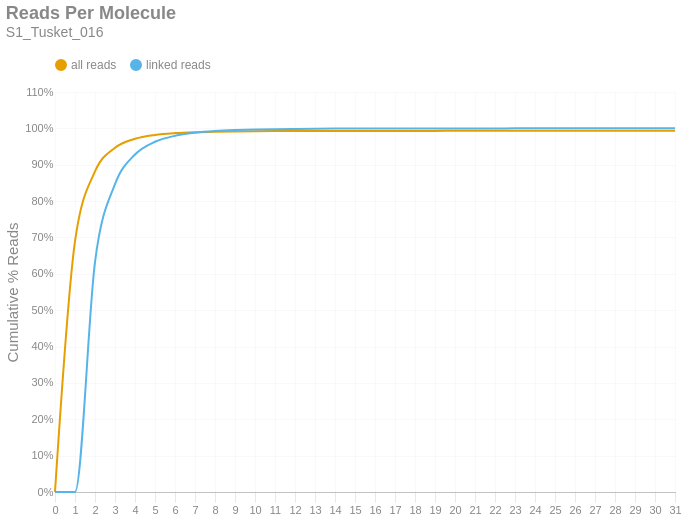

Notebook code for this chart:
### Markdown cell above
### Reads per Molecule
This chart shows the cumulative distribution of the number of reads per linked molecule. That is, how many alignments are associated with a unique molecule. This excludes the number of reads associated with invalid or absent linked-read barcodes. The `linked` histogram is the percentages recalculated when disregarding singletons.

### Code cell
if SKIPLR:
    print_html(f"Skipped")
else:
    counts = np.bincount(valids['reads'].cast(pl.Int64).to_numpy())
    weighted = counts * np.arange(len(counts))
    all_perc = weighted / n_reads
    linked_perc = weighted / n_linked_reads
    linked_perc[1] = 0
    binned_df = pl.DataFrame({
        'readsper': list(range(len(counts))),
        'all reads (cumsum)': np.cumsum(all_perc).tolist(),
        'linked reads (cumsum)': np.cumsum(linked_perc).tolist(),
    })

    with SafeRender(binned_df):
        (
            density_plot(binned_df, 'Reads Per Molecule', samplename, 'readspmol')
            .encode(
                x=alt.X('readsper:O', title=None).axis(labelAngle=0).scale(padding=0),
                y=alt.Y('value:Q', title='Cumulative % Reads').axis(format='%').stack(False),
                color=alt.Color("key:N").scale(domain=["all reads", "linked reads"]),
                tooltip=[
                    alt.Tooltip("key:N", title="Data Type"),
                    alt.Tooltip("readsper:O", title="Reads Per Molecule"),
                    alt.Tooltip("value:Q", format=".2%", title="% Reads (Cum.)")
                ]            
            )
        ).display()

### Figure 1 — Vega-Lite specification as saved in the notebook (floating-point values rounded to 4 significant figures)
{"width": "container", "height": 400, "config": {"title": {"anchor": "start", "dy": -15, "fontSize": 18, "color": "#888888", "subtitleColor": "#888888", "subtitleFontSize": 14}, "arc": {"fill": "#0072B2"}, "axis": {"domainColor": "#888888", "domainWidth": 0.5, "gridWidth": 0.2, "grid": false, "titleFontWeight": 400, "titleFontSize": 15, "labelFontSize": 11, "labelColor": "#888888", "tickColor": "#888888", "tickWidth": 0.2, "titleColor": "#888888"}, "axisBand": {"grid": false}, "axisX": {"grid": true, "tickSize": 10, "domainCap": "round"}, "axisY": {"domain": false, "grid": true, "tickSize": 0, "domainCap": "round"}, "background": "transparent", "header": {"labelFontSize": 15, "labelColor": "#888888", "titleFontSize": 15, "titleFontWeight": 600, "titleColor": "#888888"}, "legend": {"labelFont": "sans-serif", "labelFontSize": 12, "labelColor": "#888888", "symbolSize": 100, "symbolType": "circle", "titleFontSize": 12, "titlePadding": 10, "titleColor": "#888888", "title": null, "orient": "top"}, "range": {"category": ["#E69F00", "#56B4E9", "#009E73", "#F0E442", "#0072B2", "#D55E00", "#CC79A7", "#000000"], "diverging": ["#cfe8f3", "#a2d4ec", "#73bfe2", "#46abdb", "#1696d2", "#12719e"]}, "area": {"fill": "#0072B2", "fillOpacity": 0.7, "line": true, "strokeOpacity": 0.7}, "line": {"color": "#0072B2", "stroke": "#0072B2", "strokeWidth": 2}, "trail": {"color": "#0072B2", "stroke": "#0072B2", "strokeWidth": 0, "size": 1}, "point": {"filled": true, "fillOpacity": 1.0, "size": 95}, "text": {"color": "#888888", "fontSize": 11, "align": "right", "fontWeight": 400, "size": 11}, "bar": {"fill": "#0072B2", "stroke": null}, "view": {"stroke": null, "continuousWidth": 660, "continuousHeight": 400}}, "data": {"name": "data-8e3ef996c32b9a9213625e575c69f306"}, "mark": {"type": "line", "interpolate": "monotone", "point": {"opacity": 0, "size": 275}}, "encoding": {"color": {"field": "key", "scale": {"domain": ["all reads", "linked reads"]}, "type": "nominal"}, "tooltip": [{"field": "key", "title": "Data Type", "type": "nominal"}, {"field": "readsper", "title": "Reads Per Molecule", "type": "ordinal"}, {"field": "value", "format": ".2%", "title": "% Reads (Cum.)", "type": "quantitative"}], "x": {"axis": {"labelAngle": 0}, "field": "readsper", "scale": {"padding": 0}, "title": null, "type": "ordinal"}, "y": {"axis": {"format": "%"}, "field": "value", "stack": false, "title": "Cumulative % Reads", "type": "quantitative"}}, "params": [{"name": "param_c36ac31b6afebe62", "select": {"type": "point", "fields": ["key"]}, "bind": "legend"}], "title": {"text": "Reads Per Molecule", "subtitle": "S1_Tusket_016"}, "transform": [{"fold": ["all reads (cumsum)", "linked reads (cumsum)"]}, {"calculate": "replace(datum.key, ' (cumsum)', '')", "as": "key"}, {"filter": {"param": "param_c36ac31b6afebe62"}}], "usermeta": {"embedOptions": {"downloadFileName": "S1_Tusket_016.readspmol"}}, "$schema": "https://vega.github.io/schema/vega-lite/v6.1.0.json", "datasets": {"data-8e3ef996c32b9a9213625e575c69f306": [{"readsper": 0, "all reads (cumsum)": 0.0, "linked reads (cumsum)": 0.0}, {"readsper": 1, "all reads (cumsum)": 0.6894, "linked reads (cumsum)": 0.0}, {"readsper": 2, "all reads (cumsum)": 0.8814, "linked reads (cumsum)": 0.6322}, {"readsper": 3, "all reads (cumsum)": 0.9465, "linked reads (cumsum)": 0.8466}, {"readsper": 4, "all reads (cumsum)": 0.9713, "linked reads (cumsum)": 0.9281}, {"readsper": 5, "all reads (cumsum)": 0.9819, "linked reads (cumsum)": 0.9631}, {"readsper": 6, "all reads (cumsum)": 0.9869, "linked reads (cumsum)": 0.9796}, {"readsper": 7, "all reads (cumsum)": 0.9895, "linked reads (cumsum)": 0.9879}, {"readsper": 8, "all reads (cumsum)": 0.9909, "linked reads (cumsum)": 0.9925}, {"readsper": 9, "all reads (cumsum)": 0.9917, "linked reads (cumsum)": 0.9952}, {"readsper": 10, "all reads (cumsum)": 0.9922, "linked reads (cumsum)": 0.9969}, {"readsper": 11, "all reads (cumsum)": 0.9925, "linked reads (cumsum)": 0.9979}, {"readsper": 12, "all reads (cumsum)": 0.9927, "linked reads (cumsum)": 0.9985}, {"readsper": 13, "all reads (cumsum)": 0.9928, "linked reads (cumsum)": 0.999}, {"readsper": 14, "all reads (cumsum)": 0.9929, "linked reads (cumsum)": 0.9994}, {"readsper": 15, "all reads (cumsum)": 0.993, "linked reads (cumsum)": 0.9996}, {"readsper": 16, "all reads (cumsum)": 0.993, "linked reads (cumsum)": 0.9997}, {"readsper": 17, "all reads (cumsum)": 0.9931, "linked reads (cumsum)": 0.9998}, {"readsper": 18, "all reads (cumsum)": 0.9931, "linked reads (cumsum)": 0.9999}, {"readsper": 19, "all reads (cumsum)": 0.9931, "linked reads (cumsum)": 0.9999}, {"readsper": 20, "all reads (cumsum)": 0.9931, "linked reads (cumsum)": 0.9999}, {"readsper": 21, "all reads (cumsum)": 0.9931, "linked reads (cumsum)": 1.0}, {"readsper": 22, "all reads (cumsum)": 0.9931, "linked reads (cumsum)": 1.0}, {"readsper": 23, "all reads (cumsum)": 0.9931, "linked reads (cumsum)": 1.0}, {"readsper": 24, "all reads (cumsum)": 0.9931, "linked reads (cumsum)": 1.0}, {"readsper": 25, "all reads (cumsum)": 0.9931, "linked reads (cumsum)": 1.0}, {"readsper": 26, "all reads (cumsum)": 0.9931, "linked reads (cumsum)": 1.0}, {"readsper": 27, "all reads (cumsum)": 0.9931, "linked reads (cumsum)": 1.0}, {"readsper": 28, "all reads (cumsum)": 0.9931, "linked reads (cumsum)": 1.0}, {"readsper": 29, "all reads (cumsum)": 0.9931, "linked reads (cumsum)": 1.0}, {"readsper": 30, "all reads (cumsum)": 0.9931, "linked reads (cumsum)": 1.0}, {"readsper": 31, "all reads (cumsum)": 0.9931, "linked reads (cumsum)": 1.0}]}}
